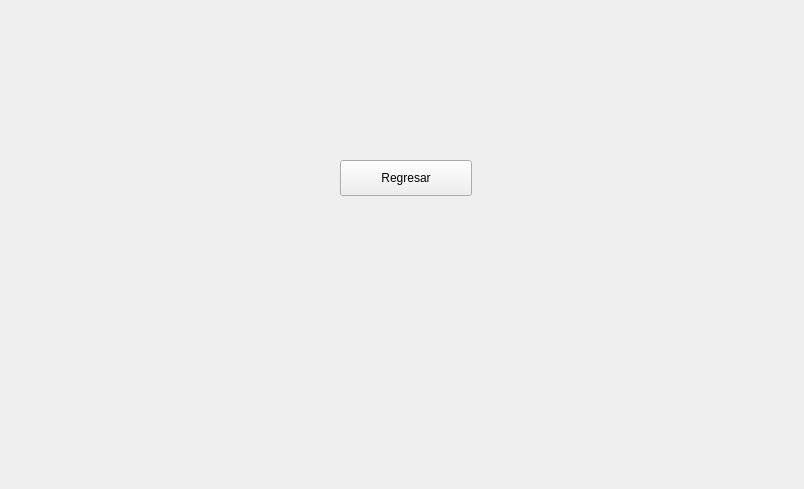
<?xml version="1.0" encoding="UTF-8"?>
<ui version="4.0">
 <class>Ayuda</class>
 <widget class="QWidget" name="Ayuda">
  <property name="geometry">
   <rect>
    <x>0</x>
    <y>0</y>
    <width>804</width>
    <height>489</height>
   </rect>
  </property>
  <property name="windowTitle">
   <string>Form</string>
  </property>
  <widget class="BotonAnimado" name="btnRegresar">
   <property name="geometry">
    <rect>
     <x>340</x>
     <y>160</y>
     <width>132</width>
     <height>36</height>
    </rect>
   </property>
   <property name="text">
    <string>Regresar</string>
   </property>
  </widget>
 </widget>
 <customwidgets>
  <customwidget>
   <class>BotonAnimado</class>
   <extends>QPushButton</extends>
   <header>botonanimado.h</header>
  </customwidget>
 </customwidgets>
 <resources/>
 <connections/>
</ui>
